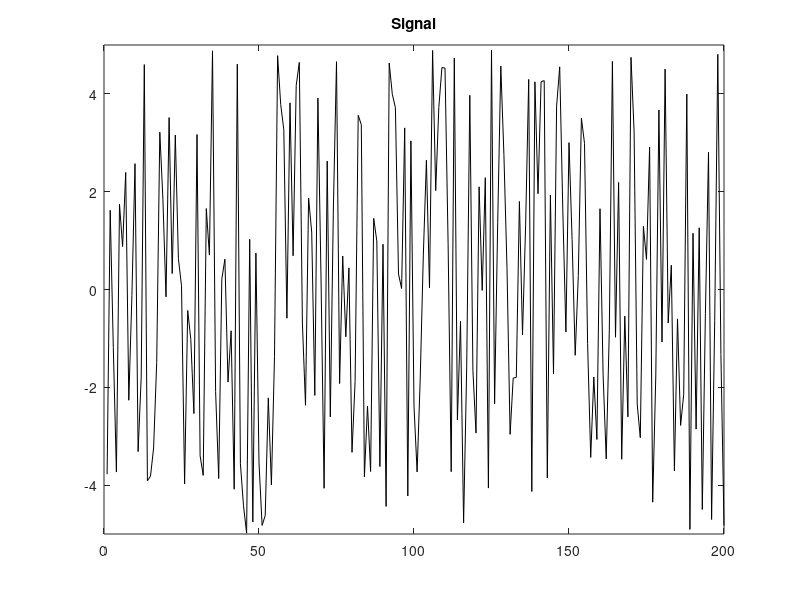

Reproduce this figure in MATLAB.
clear all
clc
close all

%Assignment part 2 - 1
x = rand(1,200);
y = (x.*10) - 5;
x = y;

%create plot
plot(x,'k');
axis([0 200 -5 5]);
title('Signal');